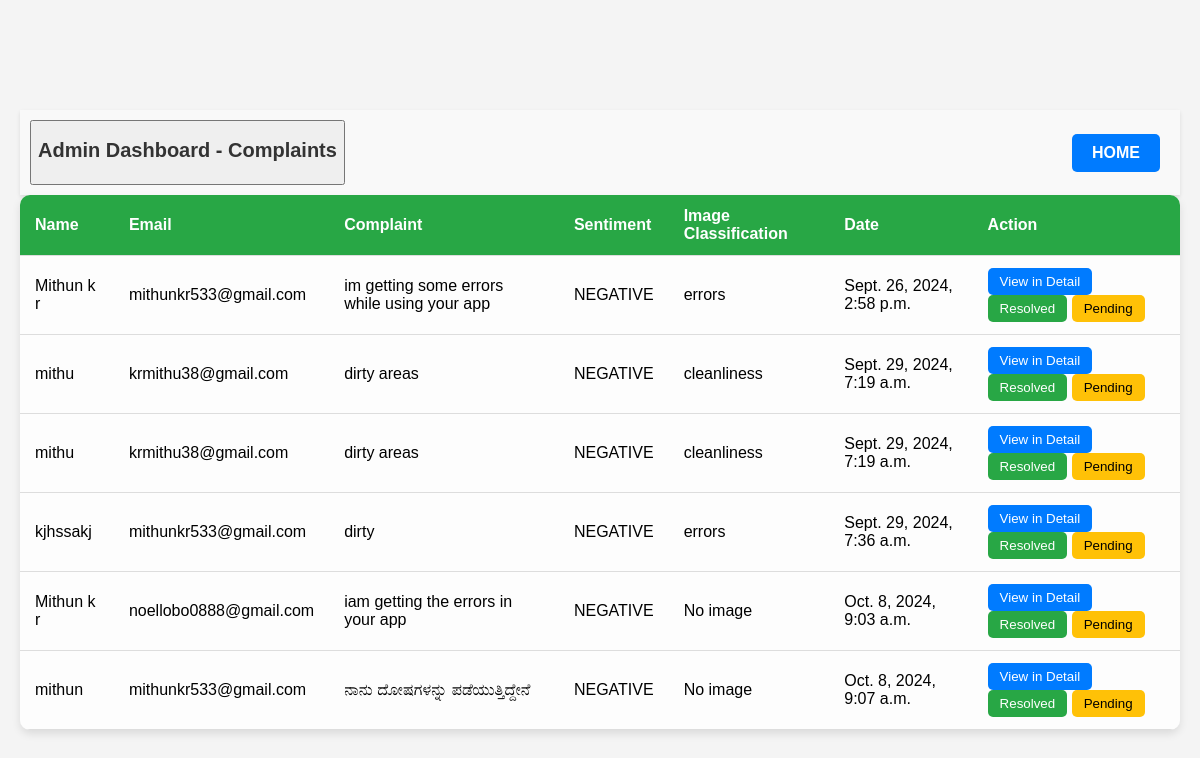
/admin_dashboard/, run on the app's committed database.
### complaints/models.py (models this page shows, shortened)
class Complaint(models.Model):
    name = models.CharField(max_length=100)
    email = models.EmailField()
    complaint_text = models.TextField()
    sentiment = models.CharField(max_length=100,default='none')
    image_classification = models.CharField(max_length=100,default='none')
    pnr_number = models.CharField(max_length=50, default='UNKNOWN')  # Added PNR number field
    complaint_image = models.ImageField(upload_to='complaint_images/', blank=True, null=True,default='Not Classified')  # Image field
    created_at = models.DateTimeField(auto_now_add=True)

### complaints/views.py (the view)
# urls.py: path('admin_dashboard/', views.admin_dashboard, name='admin_dashboard'),
def admin_dashboard(request):
    complaints = Complaint.objects.all()
    return render(request, 'admin_dashboard.html', {'complaints': complaints})

### complaints/templates/admin_dashboard.html (shortened to what this page needs)
<!DOCTYPE html>
<html lang="en">
<head>
</head>
<body>
    <div>
        <div class="header">
            <center><button><h2>Admin Dashboard - Complaints</h2></button></center>
            <a href="{% url 'home' %}" class="home-button"style=>HOME</a>
        </div>
        <table>
            <thead>
                <tr>
                    <th>Name</th>
                    <th>Email</th>
                    <th>Complaint</th>
                    <th>Sentiment</th>
                    <th>Image Classification</th>
                    <th>Date</th>
                    <th>Action</th>
                </tr>
            </thead>
            <tbody>
                {% for complaint in complaints %}
                <tr id="complaint-{{ complaint.id }}">
                    <td data-label="Name">{{ complaint.name }}</td>
                    <td data-label="Email">{{ complaint.email }}</td>
                    <td data-label="Complaint">{{ complaint.complaint_text }}</td>
                    <td data-label="Sentiment">{{ complaint.sentiment }}</td>
                    <td data-label="Image Classification">{{ complaint.image_classification }}</td>
                    <td data-label="Date">{{ complaint.created_at }}</td>
                    <td data-label="Action">
                        <button class="view-detail" onclick="viewComplaintDetail({{ complaint.id }})">View in Detail</button>
                        <button class="resolved" onclick="markResolved({{ complaint.id }}, document.getElementById('complaint-{{ complaint.id }}'))">Resolved</button>
                        <button class="pending" onclick="markPending(document.getElementById('complaint-{{ complaint.id }}'))">Pending</button>
                    </td>
                </tr>
                {% endfor %}
            </tbody>
        </table>
    </div>
</body>
</html>

### complaints/templates/admin_dashboard.html (style rules this page uses)
body { font-family: Arial, sans-serif; background-color: #f4f4f4; margin: 0; padding: 20px; display: flex; justify-content: center; align-items: center; min-height: 100vh; background-image: url('https://img.freepik.com/free-photo/abstract-extruded-voronoi-blocks-background-minimal-light-clean-corporate-wall-3d-geometric-surface-illustration-polygonal-elements-displacement_1217-2503.jpg'); }
h2 { text-align: center; margin-bottom: 20px; color: #333; }
table { width: 100%; border-collapse: collapse; background-color: white; border-radius: 10px; box-shadow: 0 4px 8px rgba(0, 0, 0, 0.1); overflow: hidden; background-color: rgba(255, 255, 255, 0.8); }
th, td { padding: 12px 15px; text-align: left; border-bottom: 1px solid #ddd; }
th { background-color: #28a745; color: white; }
td button { padding: 6px 12px; border: none; border-radius: 5px; cursor: pointer; color: white; transition: background-color 0.3s ease; }
.resolved { background-color: #28a745; }
.pending { background-color: #ffc107; color: black; }
.view-detail { background-color: #007bff; }
.header { display: flex; justify-content: space-between; align-items: center; background-color: #f1f1f1; padding: 10px; box-shadow: 0 2px 4px rgba(0, 0, 0, 0.1); background-color: rgba(255, 255, 255, 0.5); }
.home-button { background-color: #007bff; color: white; padding: 10px 20px; text-decoration: none; border-radius: 5px; margin-right: 10px; font-weight: bold; transition: background-color 0.3s ease; }

### data on the page
Complaint: name "Mithun k r", email "mithunkr533@gmail.com", complaint_text "im getting some errors while using your app", sentiment "NEGATIVE", image_classification "errors", created_at "Sept. 26, 2024, 2:58 p.m."
Complaint: name "mithu", email "krmithu38@gmail.com", complaint_text "dirty areas", sentiment "NEGATIVE", image_classification "cleanliness", created_at "Sept. 29, 2024, 7:19 a.m."
Complaint: name "mithu", email "krmithu38@gmail.com", complaint_text "dirty areas", sentiment "NEGATIVE", image_classification "cleanliness", created_at "Sept. 29, 2024, 7:19 a.m."
Complaint: name "kjhssakj", email "mithunkr533@gmail.com", complaint_text "dirty", sentiment "NEGATIVE", image_classification "errors", created_at "Sept. 29, 2024, 7:36 a.m."
Complaint: name "Mithun k r", email "noellobo0888@gmail.com", complaint_text "iam getting the errors in your app", sentiment "NEGATIVE", image_classification "No image", created_at "Oct. 8, 2024, 9:03 a.m."
Complaint: name "mithun", email "mithunkr533@gmail.com", complaint_text "ನಾನು ದೋಷಗಳನ್ನು ಪಡೆಯುತ್ತಿದ್ದೇನೆ", sentiment "NEGATIVE", image_classification "No image", created_at "Oct. 8, 2024, 9:07 a.m."
